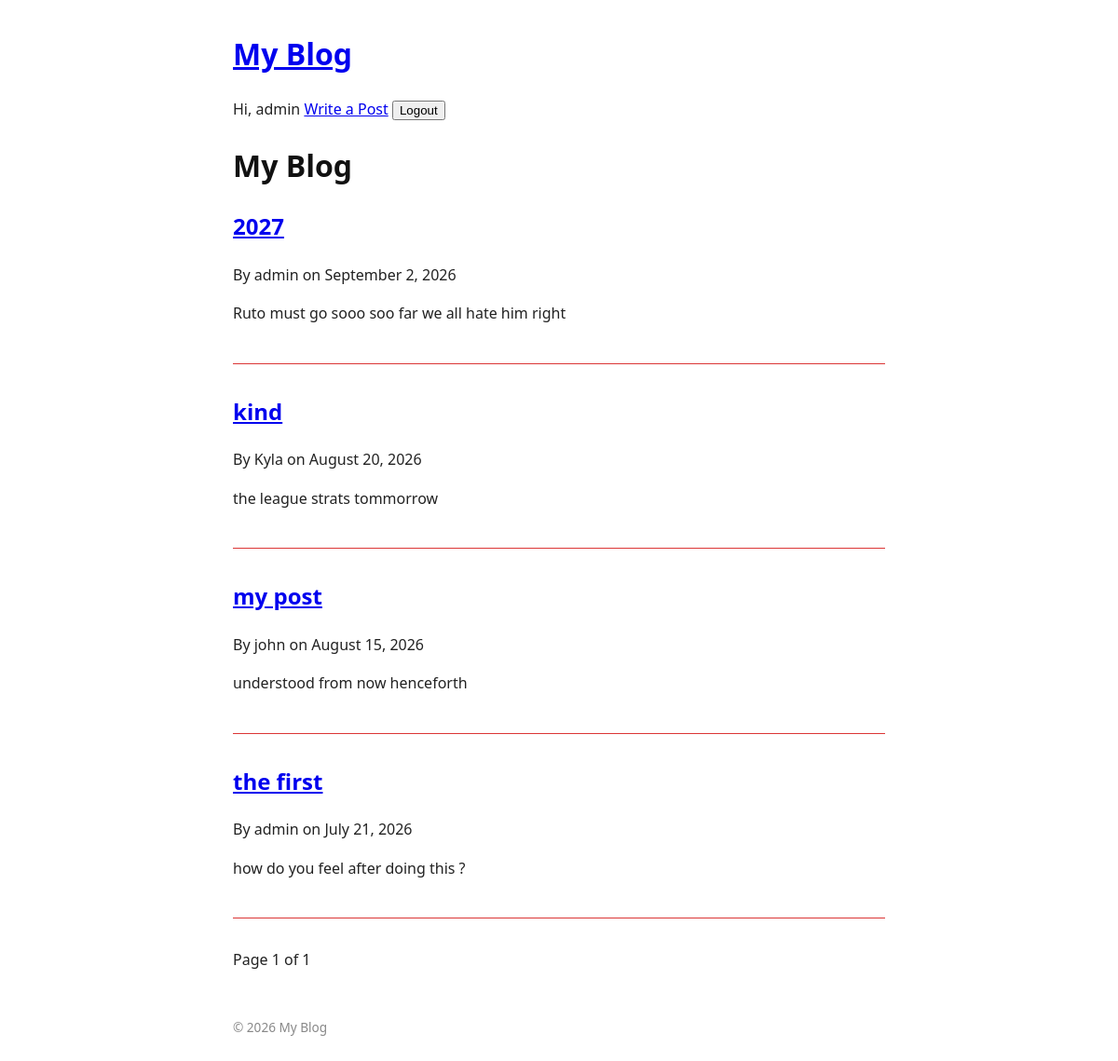
Page /blog/ (signed in) on the committed database.
### blog/models.py (models this page shows)
class Post(models.Model):
    title = models.CharField(max_length=200)
    slug = models.SlugField(max_length=200, unique=True, help_text="A slug is a short label for something, containing only letters, numbers, underscores or hyphens. They’re generally used in URLs.")
    author = models.ForeignKey(User, on_delete=models.CASCADE, related_name='Posts')
    category = models.ForeignKey(Category, on_delete=models.SET_NULL, null=True, blank=True, related_name='posts')
    content = models.TextField()
    created_at = models.DateTimeField(auto_now_add=True)
    updated_at = models.DateTimeField(auto_now=True)
    published_at = models.DateTimeField(default=timezone.now)
    is_published = models.BooleanField(default=True)
    tags = models.ManyToManyField(Tag, blank=True, related_name='posts')
    image = models.ImageField(upload_to='post_images/', blank=True, null=True)

### blog/views.py (the view)
# urls.py: path('', views.post_list, name='post_list'),
def post_list(request):
    posts_qs = Post.objects.filter(is_published=True).order_by('-published_at')
    paginator = Paginator(posts_qs, 5) # Show 5 posts per page
    page_number = request.GET.get('page')
    posts = paginator.get_page(page_number)
    return render(request, 'blog/post_list.html', {'posts':posts})

### blog/templates/blog/post_list.html (shortened to what this page needs)
{% extends 'blog/base.html' %} {% block title %} My Blog - Home {% endblock %}
{% block content %} {% for post in posts %}
<article>
  <h2>
    <a href="{% url 'post_detail' post.slug %}">{{ post.title }}</a>
  </h2>
  <p>By {{post.author}} on {{ post.published_at|date:"F j, Y"}}
  </p>
  <p>{{ post.content|truncatewords:30 }}</p>
</article>
{% empty %}
<p>No posts yet</p>
{% endfor %}
<nav>
  <span> Page {{ posts.number }} of {{ posts.paginator.num_pages }} </span>
</nav>
{% endblock %}

### blog/templates/blog/base.html (shortened to what this page needs)
{% load static %}
<!doctype html>
<html lang="en">
  <head>
    <link rel="stylesheet" href="{% static 'css/style.css' %}" />
    <h1><a href="{% url 'post_list'%}"> My Blog</a></h1>
    <nav>
      {% if user.is_authenticated %}
      <span>Hi, {{ user.username }}</span>
      <a href="{% url 'post_create' %}">Write a Post</a>
      <form method="post" action="{% url 'logout' %}" style="display: inline">
        <button type="submit">Logout</button>
        {% else %}
        <a href="{% url 'login' %}">Login</a>
        <a href="{% url 'register' %}">register</a>
        {% endif %}
      </form>
    </nav>
  </head>
  <body>
    <header>
      <h1><a href="{% url 'post_list'%}"> My Blog</a></h1>
    </header>
    <main>{% block content %} {% endblock %}</main>
    <footer>
      <p>&copy; 2026 My Blog</p>
    </footer>
  </body>
</html>

### static/css/style.css (style rules this page uses)
body { font-family: system-ui, sans-serif; max-width: 700px; margin: 2rem auto; padding: 0 1rem; line-height: 1.6; color: #222; }
header h1 a { text-decoration: none; color: #111; }
article { margin-bottom: 2rem; padding-bottom: 1.5rem; border-bottom: 1px solid #db3636; }
article h2 { text-decoration: none; color: #1a1a1a; }
footer { margin-top: 3rem; font-size: 0.85rem; color: #888; }

### rows in the picture
Post: title "2027", author "admin", published_at "September 2, 2026", content "Ruto must go sooo soo far we all hate him right"
Post: title "kind", author "Kyla", published_at "August 20, 2026", content "the league strats tommorrow"
Post: title "my post", author "john", published_at "August 15, 2026", content "understood from now henceforth"
Post: title "the first", author "admin", published_at "July 21, 2026", content "how do you feel after doing this ?"

### other values in the picture
{{ user.username }} "admin"
{{ posts.number }} "1"
{{ posts.paginator.num_pages }} "1"
